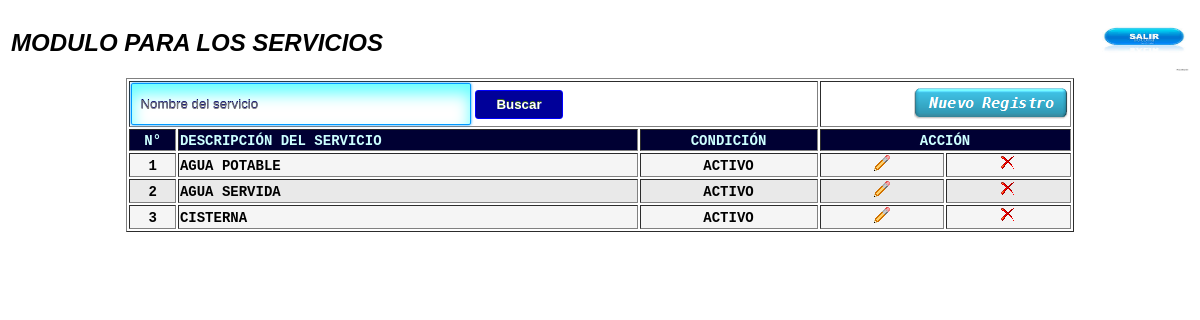
Page /vista/page_servicios.php on the committed database.
### tables this page shows
CREATE TABLE IF NOT EXISTS `tipo_servicio` (
  `id_tipo` int(3) NOT NULL AUTO_INCREMENT,
  `descripcion` varchar(50) NOT NULL,
  `condicion` varchar(1) NOT NULL,
  PRIMARY KEY (`id_tipo`)
);

### vista/page_servicios.php (the view, shortened to what this page needs)
<?php
$LA_TABLA="tipo_servicio";
$ORDEN_TABLA="descripcion";
?>
<!DOCTYPE html>
<html>
<head>
<link rel="stylesheet" href="../css/estilosFormularioTablas.css">
</head>
<body>
<table border="0" width="100%">
<TR>
<TD><span class="Estilo1">MODULO PARA LOS SERVICIOS</span></TD>
<TD align="right">
<A href="derecha.php" title="Salir">
<img src="../img/exit.jpg" width="90" height="60">
</A>
</TD>
</TR>
</table>
<?php
if(isset($_POST['boton_buscar'])){
$campo=$_POST['campo'];
$senten="SELECT * FROM $LA_TABLA WHERE $ORDEN_TABLA LIKE '%$campo%' ORDER BY $ORDEN_TABLA ASC";
}else
{
$senten="SELECT * FROM $LA_TABLA ORDER BY $ORDEN_TABLA ASC";}
$SQL1=mysql_query($senten);
?>
<TABLE align="center" border="1" width="80%">
<tr>
<td colspan="3">
<form name="fm1" action="page_servicios.php" method="POST">
<input type='text' class="contact_form1" name='campo' id='campo' placeholder="Nombre del servicio" onChange="javascript:this.value=this.value.toUpperCase();">
<button class="submit" name="boton_buscar" type='submit'>Buscar</button>
</form>
</td>
<td align="right" colspan="3">
<A href="form/form_servicio.php?Newmaq=0&TYPE=XHFGDHFGHDGH767HDGFH" title="REGISTRO NUEVO  SERVICIO">
<img src="../img/nuevos.png">
</A></td>
</tr>
<tr bgcolor="#000033">
<td align="center"><span class="Estilo2">N&deg;</span></td>
<td><span class="Estilo2">DESCRIPCI&Oacute;N DEL SERVICIO</span></td>
<td align="center"><span class="Estilo2">CONDICI&Oacute;N</span></td>
<td align="center" colspan="2"><span class="Estilo2">ACCI&Oacute;N</span></td>
</tr>
<?php
$c=0;
while($datos=mysql_fetch_row($SQL1)){
$c++;
if($c%2==0)
$color="#E9E9E9";
else
$color="#F5F5F5";
if($datos[2]=="A")
$COND="ACTIVO";
else
$COND="INACTIVO";
?>
<tr <?php echo "bgcolor='$color'"; ?>>
<td align="center"><span class='Estilo3'><?php echo "$c"; ?></span></td>
<td><span class='Estilo3'><?php echo "$datos[1]"; ?></span></td>
<td align='center'><span class='Estilo3'><?php echo "$COND"; ?></span></td>
<td align='center'>
<?php echo "
<A href='form/form_servicio.php?Newmaq=$datos[0]&TYPE=CARGOS'>
<img src='../img/editae.png'>
</A>
"; ?>
</td>
<td align='center'>
<?php
echo "
<A href='page_servicios.php?dropAlum=$datos[0]' title='Eliminar registro' onClick='return confirmar_eliminar3()'>
<img src='../img/eliminar.png'>
</A>";
?>
</td>
</tr>
<?php
}
?>
</TABLE>
</body>
</html>

### css/estilosFormularioTablas.css (style rules this page uses)
.contact_form1 { height: 30px; width: 300px; padding: 5px 8px; border: 1px solid #0099FF; box-shadow: 0px 0px 3px #0099FF, 0 10px 15px #66FFFF inset; border-radius: 2px; padding-right: 30px; -moz-transition: padding .25s; -webkit-transition: padding .25s; -o-transition: padding .25s; transition: padding .25s; text-shadow: 0 -1px 0 #000066; }
button.submit { background-color: #000099; background: -webkit-gradient(linear, left top, left bottom, from(#000099), to(#000099)); background: -webkit-linear-gradient(top, #000099, #000099); background: -moz-linear-gradient(top, #000099,#000099); background: -ms-linear-gradient(top, #000099, #000099); background: -o-linear-gradient(top, #000099, #000099); background: linear-gradient(top, #000099, #000099); border: 1px solid #0000FF; border-bottom: 1px solid #0000FF; border-radius: 3px; -webkit-border-radius: 3px; -moz-border-radius: 3px; -ms-border-radius: 3px; -o-border-radius: 3px; box-shadow: inset 0 1px 0 0 #000099; -webkit-box-shadow: 0 1px 0 0 #000099 inset; -moz-box-shadow: 0 1px 0 0 #000099 inset; -ms-box-shadow: 0 1px 0 0 #000099 inset; -o-box-shadow: 0 1px 0 0 #000099 inset; color: white; font-weight: bold; padding: 6px 20px; text-align: center; text-shadow: 0 -1px 0 #396715; }

### vista/page_servicios.php (style rules this page uses)
.Estilo2 { font-family: "Courier New", Courier, monospace; font-size: 14px; font-weight: bold; color: #CCFFFF; }
.Estilo3 { font-family: "Courier New", Courier, monospace; font-size: 14px; font-weight: bold; color: #000000; }

### rows in the picture
tipo_servicio: descripcion "AGUA POTABLE", condicion "ACTIVO"
tipo_servicio: descripcion "AGUA SERVIDA", condicion "ACTIVO"
tipo_servicio: descripcion "CISTERNA", condicion "ACTIVO"
